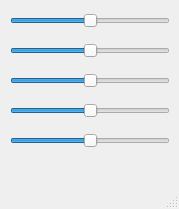
<?xml version="1.0" encoding="UTF-8"?>
<ui version="4.0">
 <class>MainWindow</class>
 <widget class="QMainWindow" name="MainWindow">
  <property name="geometry">
   <rect>
    <x>0</x>
    <y>0</y>
    <width>179</width>
    <height>209</height>
   </rect>
  </property>
  <property name="windowTitle">
   <string>MainWindow</string>
  </property>
  <widget class="QWidget" name="centralwidget">
   <widget class="QSlider" name="horizontalSlider">
    <property name="geometry">
     <rect>
      <x>10</x>
      <y>10</y>
      <width>160</width>
      <height>22</height>
     </rect>
    </property>
    <property name="minimum">
     <number>-100</number>
    </property>
    <property name="maximum">
     <number>100</number>
    </property>
    <property name="singleStep">
     <number>5</number>
    </property>
    <property name="orientation">
     <enum>Qt::Horizontal</enum>
    </property>
   </widget>
   <widget class="QSlider" name="horizontalSlider_2">
    <property name="geometry">
     <rect>
      <x>10</x>
      <y>40</y>
      <width>160</width>
      <height>22</height>
     </rect>
    </property>
    <property name="minimum">
     <number>-100</number>
    </property>
    <property name="maximum">
     <number>100</number>
    </property>
    <property name="singleStep">
     <number>5</number>
    </property>
    <property name="orientation">
     <enum>Qt::Horizontal</enum>
    </property>
   </widget>
   <widget class="QSlider" name="horizontalSlider_3">
    <property name="geometry">
     <rect>
      <x>10</x>
      <y>70</y>
      <width>160</width>
      <height>22</height>
     </rect>
    </property>
    <property name="minimum">
     <number>-100</number>
    </property>
    <property name="maximum">
     <number>100</number>
    </property>
    <property name="singleStep">
     <number>5</number>
    </property>
    <property name="orientation">
     <enum>Qt::Horizontal</enum>
    </property>
   </widget>
   <widget class="QSlider" name="horizontalSlider_4">
    <property name="geometry">
     <rect>
      <x>10</x>
      <y>100</y>
      <width>160</width>
      <height>22</height>
     </rect>
    </property>
    <property name="minimum">
     <number>-100</number>
    </property>
    <property name="maximum">
     <number>100</number>
    </property>
    <property name="singleStep">
     <number>5</number>
    </property>
    <property name="orientation">
     <enum>Qt::Horizontal</enum>
    </property>
   </widget>
   <widget class="QSlider" name="horizontalSlider_5">
    <property name="geometry">
     <rect>
      <x>10</x>
      <y>130</y>
      <width>160</width>
      <height>22</height>
     </rect>
    </property>
    <property name="minimum">
     <number>-100</number>
    </property>
    <property name="maximum">
     <number>100</number>
    </property>
    <property name="singleStep">
     <number>5</number>
    </property>
    <property name="orientation">
     <enum>Qt::Horizontal</enum>
    </property>
   </widget>
  </widget>
  <widget class="QMenuBar" name="menubar">
   <property name="geometry">
    <rect>
     <x>0</x>
     <y>0</y>
     <width>179</width>
     <height>21</height>
    </rect>
   </property>
  </widget>
  <widget class="QStatusBar" name="statusbar"/>
 </widget>
 <resources/>
 <connections/>
</ui>
